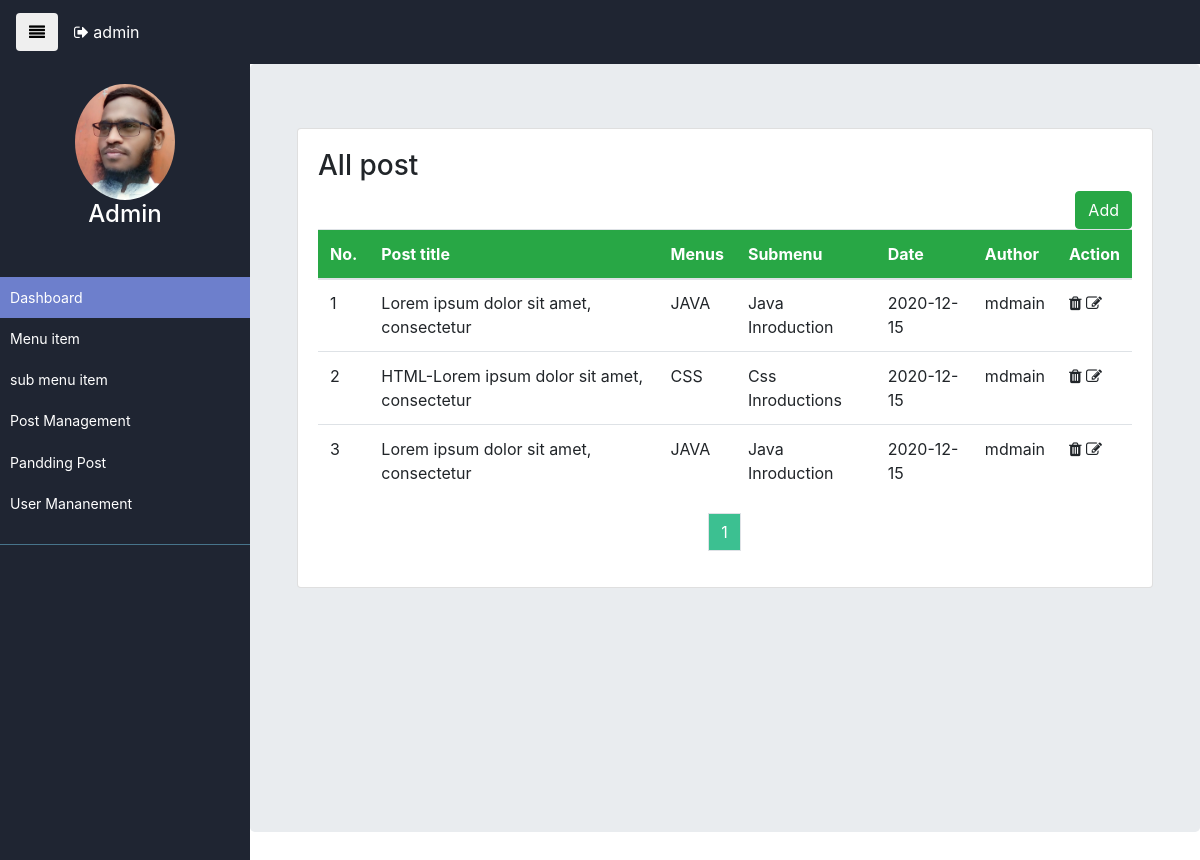
Screenshot of /admin/post.php (signed in) with the database file from the repository.
### tables this page shows
CREATE TABLE `posts` (
  `post_id` int(11) NOT NULL,
  `post_title` varchar(1020) NOT NULL,
  `post_content` text NOT NULL,
  `post_image` varchar(800) NOT NULL,
  `menu_id` varchar(800) NOT NULL,
  `submenu_id` varchar(1020) NOT NULL,
  `author` varchar(80) NOT NULL,
  `date` date NOT NULL,
  `post_status` varchar(800) NOT NULL DEFAULT 'Disable'
);

CREATE TABLE `menus` (
  `menu_id` int(11) NOT NULL,
  `menu_name` varchar(255) NOT NULL,
  `post_count` varchar(1000) NOT NULL
);

CREATE TABLE `sub_menu` (
  `submenu_id` int(11) NOT NULL,
  `menu_id` varchar(20) NOT NULL,
  `submenu_name` varchar(255) NOT NULL,
  `post_count` int(200) NOT NULL
);

CREATE TABLE `users` (
  `user_id` int(11) NOT NULL,
  `f_name` varchar(225) NOT NULL,
  `user_name` varchar(255) NOT NULL,
  `user_pwd` varchar(255) NOT NULL,
  `phone` varchar(200) NOT NULL,
  `user_role` varchar(20) NOT NULL
);

### admin/post.php (the view, shortened to what this page needs)
<?php include('includes/top_header.php');?>
<?php include('includes/top_navbar.php');?>
<div class="wrapper">
<?php include('includes/side_navbar.php');?>
    <div id="content" class="jumbotron">
        <div class="container-fluid">
                <div class="card">
                  <div class="card-body">
                    <h3>All post</h3>
                    <a href="post_add.php" class="btn btn-success text-white float-right">Add</a>
                    <table class="table table-hover">
                      <thead class="bg-success text-white">
                        <tr>
                          <th> No. </th>
                          <th> Post title </th>
                          <th> Menus </th>
                          <th> Submenu </th>
                          <th> Date </th>
                          <th> Author </th>
                          <th> Action </th>
                        </tr>
                      </thead>
                      <tbody>
                        <tr>
            <?php
            include 'database/db_connect.php';
$pagi_limit = 4;
if (isset($_REQUEST['page'])) {
  $page_numbar = $_REQUEST['page'];
}else{
  $page_numbar = 1;
}
$offset = ($page_numbar -1)* $pagi_limit;
  if ($_SESSION['role'] == 1) {
    $menulistqry="SELECT posts.post_id,posts.post_title,posts.date,posts.author,menus.menu_id,menus.menu_name, sub_menu.submenu_id, sub_menu.submenu_name, users.user_id, users.f_name  from posts left join menus on posts.menu_id=menus.menu_id left join sub_menu on posts.submenu_id=sub_menu.submenu_id left join users on posts.author=users.user_id where post_status='Enable' limit {$offset},{$pagi_limit}";
  }
    $menulistres=mysqli_query($con,$menulistqry);
    $s_number = 1;
     while ($menudata=mysqli_fetch_assoc($menulistres)) {
    ?>
                        <tr scope="">
                          <td><?php echo $s_number++;?></td>
                          <td><?php echo $menudata['post_title'];?></td>
                          <td><?php echo $menudata['menu_name'];?></td>
                          <td><?php echo $menudata['submenu_name'];?></td>
                          <td><?php echo $menudata['date'];?></td>
                          <td><?php echo $menudata['f_name'];?></td>
                          <td>
                            <a onclick="return confirm('Are You Sure?')" href="delete_post.php?id=<?php echo $menudata['post_id'];?>&smid=<?php echo $menudata['submenu_id'];?>&mid=<?php echo $menudata['menu_id'];?>"><i class="fa fa-trash" aria-hidden="true"></i></a>
                            <a href="update_post.php?id=<?php echo $menudata['post_id'];?>"><i class="fa fa-edit"></i></a>
                          </td>
                        </tr>
            <?php
             }
            ?>
                      </tbody>
                    </table>
<?php
$pagi_post  ="SELECT * FROM posts";
$pagi_query =mysqli_query($con, $pagi_post);
$pagi_result=mysqli_num_rows($pagi_query);
if ($pagi_result) {
  $rec_total  = mysqli_num_rows($pagi_query);
  $page_total = ceil($rec_total/$pagi_limit);
     echo"<ul class='pagination justify-content-center'>";
     for ($i=1; $i <= $page_total; $i++) {
      if ($i== $page_numbar) {
        $active ="active";
      }else{
        $active ="";
      }
      echo'<li  class='.$active.'><a class="page-link" href="post.php?page='.$i.'">'.$i.'</a></li>';
   }
  echo"</ul>";
 }
?>
                  </div>
                </div>
       </div>
    </div>
</div>
<?php include('includes/footer.php');?>

### admin/includes/top_header.php (shortened to what this page needs)
<!DOCTYPE html>
<html>
<head>
    <link rel="stylesheet" href="bootstrap-4.0/css/bootstrap.min.css">
    <link rel="stylesheet" href="bootstrap-4.0/js/bootstrap.min.js">
    <link rel="stylesheet" href="admin.css">
    <link rel="stylesheet" href="fontawesome/css/font-awesome.min.css">
</head>
<body>

### admin/includes/top_navbar.php
<nav class=" navbar navbar-expand-lg shadow text-white">
  <a class="navbar-brand" href="#">
    <button type="button" id="sidebarCollapse" class="btn">
     <i class="fa fa-align-justify" aria-hidden="true"></i></button></a>
     <div class="float-right"><span><i class="fa fa-sign-out" aria-hidden="true"></i></span> <a href="logout.php"> <?php  echo $_SESSION['user_name']?></a></div>
</nav>

### admin/includes/side_navbar.php (shortened to what this page needs)
<nav id="sidebar" class="text-white">
        <div class="sidebar-header  text-white">
            <img class="mx-auto d-block rounded-circle" src="images/admin.jpg" alt="admin image" width="100">
            <h4 class="text-center">Admin</h4>
        </div>
        <ul class="list-unstyled components text-white small">
            <li class="active">
                <a href="dashboard.php">Dashboard</a>
            </li>
<?php
if ($_SESSION['role'] == 1) {
    ?>
            <li>
                <a href="menus.php">Menu item</a>
            </li>
            <li>
                <a href="submenu.php">sub menu item</a>
            </li>
<?php }?>
            <li>
                <a href="post.php">Post Management</a>
           </li>
<?php
if ($_SESSION['role'] == 1) {
    ?>
            <li>
                <a href="unactive_post.php">Pandding Post</a>
            </li>
            <li>
                <a href="users.php">User Mananement</a>
            </li>
<?php }?>
        </ul>
    </nav>

### admin/includes/footer.php (shortened to what this page needs)
</body>
</html>

### admin/admin.css (style rules this page uses)
a, a:hover, a:focus { color: inherit; text-decoration: none; transition: all 0.3s; }
.wrapper { display: flex; width: 100%; align-items: stretch; }
.wrapper { display: flex; align-items: stretch; }
nav.navbar { background-color: #1f2532; }
ul.pagination li.active .page-link { background-color: #3cc091; color: white; }
#sidebar { min-width: 250px; max-width: 250px; }
#sidebar { min-width: 250px; max-width: 250px; min-height: 100vh; }
div#content { width: 100%; }
#sidebar { background: #1f2532; color: #fff; transition: all 0.3s; }
#sidebar .sidebar-header { padding: 20px; background: #1f2532; }
#sidebar ul.components { padding: 20px 0; border-bottom: 1px solid #47748b; }
#sidebar ul li a { padding: 10px; font-size: 1.1em; display: block; }
#sidebar ul li.active > a, a[aria-expanded="true"] { color: #fff; background: #6d7fcc; }

### rows the page displays
posts: post_title "Lorem ipsum dolor sit amet, consectetur", menu.menu_name "JAVA", submenu.submenu_name "Java Inroduction", date "2020-12-15", users.f_name "mdmain"
posts: post_title "HTML-Lorem ipsum dolor sit amet, consectetur", menu.menu_name "CSS", submenu.submenu_name "Css Inroductions", date "2020-12-15", users.f_name "mdmain"
posts: post_title "Lorem ipsum dolor sit amet, consectetur", menu.menu_name "JAVA", submenu.submenu_name "Java Inroduction", date "2020-12-15", users.f_name "mdmain"

### other values shown
$_SESSION['user_name'] "admin"
